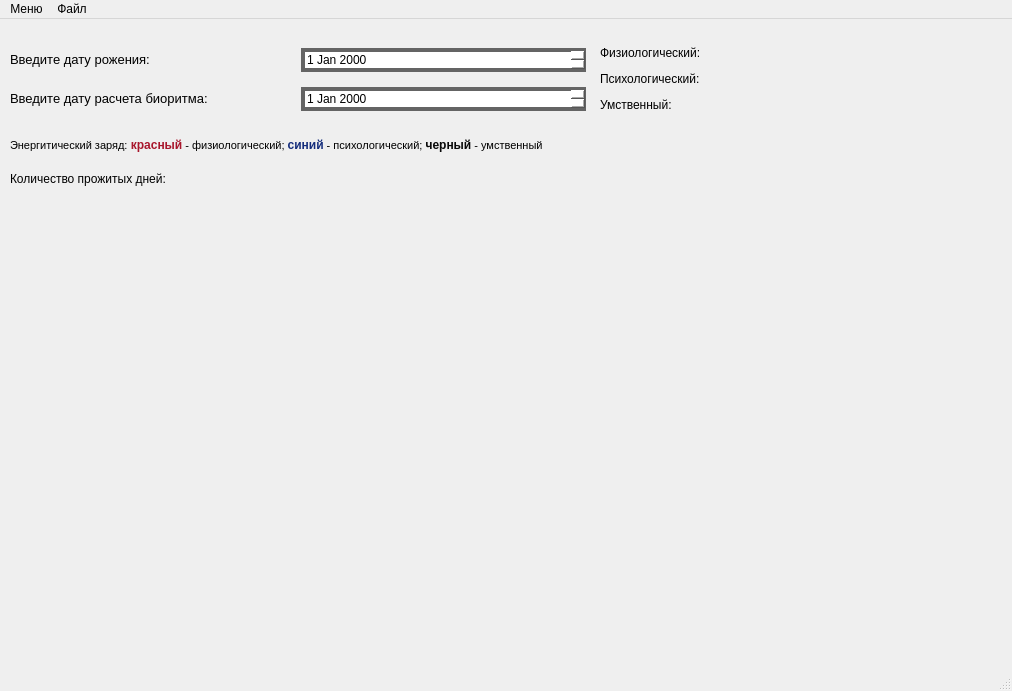
<?xml version="1.0" encoding="UTF-8"?>
<ui version="4.0">
 <class>MainWindow</class>
 <widget class="QMainWindow" name="MainWindow">
  <property name="geometry">
   <rect>
    <x>0</x>
    <y>0</y>
    <width>1012</width>
    <height>691</height>
   </rect>
  </property>
  <property name="mouseTracking">
   <bool>false</bool>
  </property>
  <property name="windowTitle">
   <string>MainWindow</string>
  </property>
  <widget class="QWidget" name="centralwidget">
   <widget class="QLabel" name="label">
    <property name="geometry">
     <rect>
      <x>10</x>
      <y>60</y>
      <width>961</width>
      <height>132</height>
     </rect>
    </property>
    <property name="text">
     <string>&lt;!DOCTYPE HTML PUBLIC &quot;-//W3C//DTD HTML 4.0//EN&quot; &quot;http://www.w3.org/TR/REC-html40/strict.dtd&quot;&gt;
&lt;html&gt;&lt;head&gt;&lt;meta name=&quot;qrichtext&quot; content=&quot;1&quot; /&gt;&lt;style type=&quot;text/css&quot;&gt;
p, li { white-space: pre-wrap; }
&lt;/style&gt;&lt;/head&gt;&lt;body style=&quot; font-family:'MS Shell Dlg 2'; font-size:8pt; font-weight:400; font-style:normal;&quot;&gt;
&lt;p style=&quot; margin-top:12px; margin-bottom:12px; margin-left:0px; margin-right:0px; -qt-block-indent:0; text-indent:0px;&quot;&gt;Энергитический заряд:&lt;span style=&quot; font-size:9pt; font-weight:600; color:#a8162c;&quot;&gt; красный&lt;/span&gt; - физиологический; &lt;span style=&quot; font-size:9pt; font-weight:600; color:#152d7c;&quot;&gt;синий&lt;/span&gt; - психологический; &lt;span style=&quot; font-size:9pt; font-weight:600; color:#090909;&quot;&gt;черный&lt;/span&gt; - умственный&lt;/p&gt;&lt;/body&gt;&lt;/html&gt;</string>
    </property>
   </widget>
   <widget class="QWidget" name="gridLayoutWidget">
    <property name="geometry">
     <rect>
      <x>10</x>
      <y>20</y>
      <width>576</width>
      <height>81</height>
     </rect>
    </property>
    <layout class="QGridLayout" name="gridLayout">
     <item row="0" column="0">
      <widget class="QLabel" name="birthday_label">
       <property name="text">
        <string>&lt;html&gt;&lt;head/&gt;&lt;body&gt;&lt;p&gt;&lt;span style=&quot; font-size:10pt;&quot;&gt;Введите дату рожения:&lt;/span&gt;&lt;/p&gt;&lt;/body&gt;&lt;/html&gt;</string>
       </property>
      </widget>
     </item>
     <item row="0" column="1">
      <widget class="QDateEdit" name="birthday_date">
       <property name="styleSheet">
        <string notr="true">QDateEdit
{
    background-color: white;
    border-style: solid;
    border-width: 4px;
    border-color: rgb(100,100,100);
    spacing: 5px;
}


QDateEdit::drop-down {
    image: url(:/new/myapp/cbarrowdn.png);
    width:50px;
    height:15px;
    subcontrol-position: right top;
    subcontrol-origin:margin;
    background-color: white;
    border-style: solid;
    border-width: 4px;
    border-color: rgb(100,100,100);
   spacing: 5px;
}</string>
       </property>
      </widget>
     </item>
     <item row="1" column="0">
      <widget class="QLabel" name="current_label">
       <property name="text">
        <string>&lt;html&gt;&lt;head/&gt;&lt;body&gt;&lt;p&gt;&lt;span style=&quot; font-size:10pt;&quot;&gt;Введите дату расчета биоритма:&lt;/span&gt;&lt;/p&gt;&lt;/body&gt;&lt;/html&gt;</string>
       </property>
      </widget>
     </item>
     <item row="1" column="1">
      <widget class="QDateEdit" name="current_date">
       <property name="styleSheet">
        <string notr="true">QDateEdit
{
    background-color: white;
    border-style: solid;
    border-width: 4px;
    border-color: rgb(100,100,100);
    spacing: 5px;
}


QDateEdit::drop-down {
    image: url(:/new/myapp/cbarrowdn.png);
    width:50px;
    height:15px;
    subcontrol-position: right top;
    subcontrol-origin:margin;
    background-color: white;
    border-style: solid;
    border-width: 4px;
    border-color: rgb(100,100,100);
   spacing: 5px;
}</string>
       </property>
      </widget>
     </item>
    </layout>
   </widget>
   <widget class="QLabel" name="livedays">
    <property name="geometry">
     <rect>
      <x>10</x>
      <y>150</y>
      <width>281</width>
      <height>19</height>
     </rect>
    </property>
    <property name="text">
     <string>Количество прожитых дней: </string>
    </property>
   </widget>
   <widget class="QLabel" name="result_label">
    <property name="geometry">
     <rect>
      <x>600</x>
      <y>20</y>
      <width>291</width>
      <height>81</height>
     </rect>
    </property>
    <property name="text">
     <string>&lt;html&gt;&lt;head/&gt;&lt;body&gt;&lt;p&gt;Физиологический:	&lt;/p&gt;&lt;p&gt;Психологический:	&lt;/p&gt;&lt;p&gt;Умственный:	&lt;/p&gt;&lt;/body&gt;&lt;/html&gt;</string>
    </property>
   </widget>
  </widget>
  <widget class="QMenuBar" name="menubar">
   <property name="geometry">
    <rect>
     <x>0</x>
     <y>0</y>
     <width>1012</width>
     <height>25</height>
    </rect>
   </property>
   <widget class="QMenu" name="menu">
    <property name="title">
     <string>Меню</string>
    </property>
    <addaction name="action"/>
    <addaction name="action_2"/>
   </widget>
   <widget class="QMenu" name="menu_2">
    <property name="title">
     <string>Файл</string>
    </property>
    <addaction name="separator"/>
    <addaction name="action_4"/>
    <addaction name="action_5"/>
   </widget>
   <addaction name="menu"/>
   <addaction name="menu_2"/>
  </widget>
  <widget class="QStatusBar" name="statusbar"/>
  <action name="action">
   <property name="text">
    <string>Выход</string>
   </property>
  </action>
  <action name="action_2">
   <property name="text">
    <string>О программе</string>
   </property>
  </action>
  <action name="action_4">
   <property name="text">
    <string>Сохранить</string>
   </property>
   <property name="shortcut">
    <string>Ctrl+S</string>
   </property>
  </action>
  <action name="action_5">
   <property name="text">
    <string>Открыть</string>
   </property>
   <property name="shortcut">
    <string>F5</string>
   </property>
  </action>
 </widget>
 <resources/>
 <connections/>
</ui>
